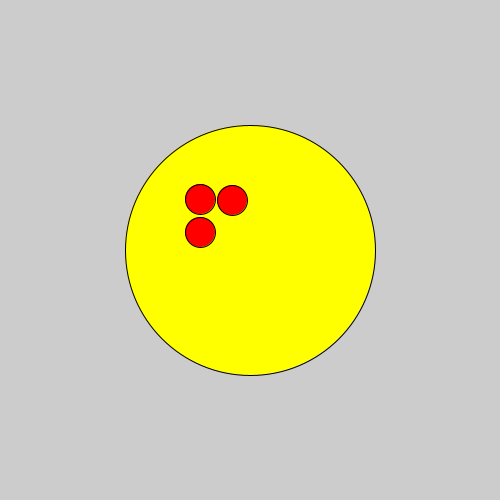
Frame 1 (no input)
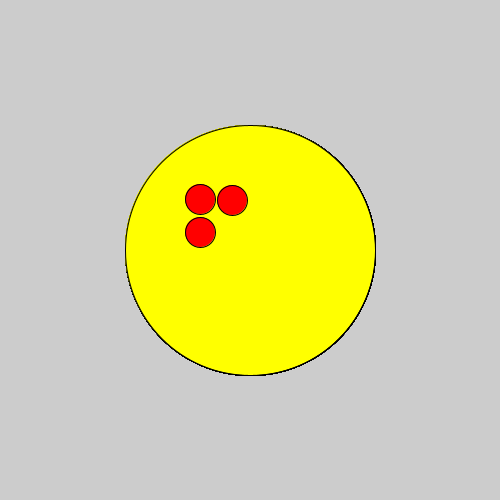
Frame 60 (the mouse pressed at the canvas centre just before this capture)
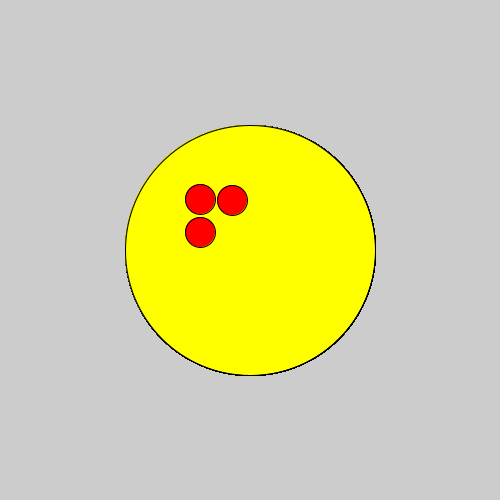
Frame 120 (the mouse held since frame 60 and released just before this capture)

The Processing sketch that drew these frames (run headless with seeded random() and noise(); from frame 60 on, the mouse is pressed at the canvas centre):

// Processing sketch: pizza
// ── pizza.pde

void setup() {
size (500, 500);    
}
void draw() {
    fill (255, 255, 0);
    ellipse (250, 250, 250, 250);

fill(255, 0, 0);
ellipse (200, 232, 30, 30);
ellipse (200, 199, 30, 30);
ellipse (232, 200, 30, 30);
}
